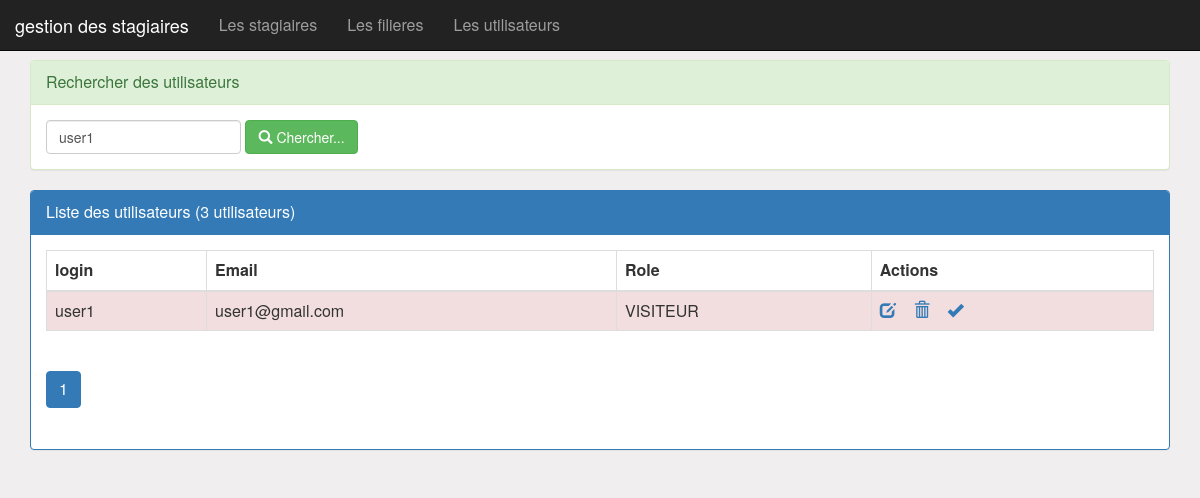
Page /utilisateurs.php?logins=user1 (signed in) on the committed database.
### tables this page shows
create table utilisateurs(
    iduser int primary key auto_increment, 
   logins VARCHAR(50),
    email VARCHAR(255),
    roles  VARCHAR(50),
    etat int,
    pwd VARCHAR(255)
);

### utilisateurs.php (the view, shortened to what this page needs)
<?php
    require_once("connexiondb.php");
    $login=isset($_GET['logins'])?$_GET['logins']:"";
    $size=isset($_GET['size'])?$_GET['size']:3;
    $page=isset($_GET['page'])?$_GET['page']:1;
    $requeteUser="select * from utilisateurs where logins like '%$login%'";
    $requeteCount="select count(*) countUser from utilisateurs";
    $resultatUser=$pdo->query($requeteUser);
    $resultatCount=$pdo->query($requeteCount);
    $tabCount=$resultatCount->fetch();
    $nbrUser=$tabCount['countUser'];
    $reste=$nbrUser % $size;
    if($reste===0)
        $nbrPage=$nbrUser/$size;
    else
        $nbrPage=floor($nbrUser/$size)+1;
?>
<!DOCTYPE html>
<html>
<head>
<link rel="stylesheet" href="//netdna.bootstrapcdn.com/bootstrap/3.1.1/css/bootstrap.min.css">
<link rel="stylesheet" href="css/monstyle.css">
<link rel="stylesheet" type="text/css" href="css/font-awesome.min.css">
</head>
<body>
        <?php include("menu.php"); ?>
        <div class="container">
            <div class="panel panel-success margetop60">
				<div class="panel-heading">Rechercher des utilisateurs</div>
				<div class="panel-body">
					<form method="get" action="utilisateurs.php" class="form-inline">
						<div class="form-group">
                            <input type="text" name="login"
                                   placeholder="Login"
                                   class="form-control"
                                   value="<?php echo $login ?>"/>
                        </div>
				        <button type="submit" class="btn btn-success">
                            <span class="glyphicon glyphicon-search"></span>
                            Chercher...
                        </button>
					</form>
				</div>
			</div>
            <div class="panel panel-primary">
                <div class="panel-heading">Liste des utilisateurs (<?php echo $nbrUser ?> utilisateurs)</div>
                <div class="panel-body">
                    <table class="table table-striped table-bordered">
                        <thead>
                            <tr>
                                <th>login</th> <th>Email</th> <th>Role</th> <th>Actions</th>
                            </tr>
                        </thead>
                        <tbody>
                            <?php while($user=$resultatUser->fetch()){ ?>
                                <tr class="<?php echo $user['etat']==1?'success':'danger'?>">
                                    <td><?php echo $user['logins'] ?> </td>
                                    <td><?php echo $user['email'] ?> </td>
                                    <td><?php echo $user['roles'] ?> </td>
                                   <td>
                                        <a href="editerUtilisateur.php?idu=<?php echo $user['iduser'] ?>">
                                            <span class="glyphicon glyphicon-edit"></span>
                                        </a>
                                        <a onclick="return confirm('Etes vous sur de vouloir supprimer cet utilisateur')"
                                            href="supprimerUtilisateur.php?idUser=<?php echo $user['iduser'] ?>">
                                                <span class="glyphicon glyphicon-trash"></span>
                                        </a>
                <a href="activerUtilisateur.php?idUser=<?php echo $user['iduser'] ?>&etat=<?php echo $user['etat']  ?>">
                                                <?php
                                                    if($user['etat']==1)
                                                        echo '<span class="glyphicon glyphicon-remove"></span>';
                                                    else
                                                        echo '<span class="glyphicon glyphicon-ok"></span>';
                                                ?>
                                            </a>
                                        </td>
                                </tr>
                             <?php } ?>
                        </tbody>
                    </table>
                <div>
                    <ul class="pagination">
                        <?php for($i=1;$i<=$nbrPage;$i++){ ?>
                            <li class="<?php if($i==$page) echo 'active' ?>">
            <a href="utilisateurs.php?page=<?php echo $i;?>&login=<?php echo $login ?>">
                                    <?php echo $i; ?>
                                </a>
                             </li>
                        <?php } ?>
                    </ul>
                </div>
                </div>
            </div>
        </div>
    </body>
</HTML>

### css/monstyle.css (style rules this page uses)
.margetop60 { margin-top: 60px; }
body { background-color: rgb(240, 238, 238); font-size: 16px; }

### rows in the picture
utilisateurs: logins "user1", email "user1@gmail.com", roles "VISITEUR", etat 0 (drawn)

### other values in the picture
$nbrUser "3"
